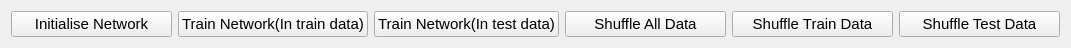
   <widget class="QWidget" name="horizontalLayoutWidget">
    <property name="geometry">
     <rect>
      <x>410</x>
      <y>180</y>
      <width>1071</width>
      <height>41</height>
     </rect>
    </property>
    <layout class="QHBoxLayout" name="horizontalLayout_6">
     <item>
      <widget class="QPushButton" name="pushButton_Initialise_Network">
       <property name="font">
        <font>
         <pointsize>11</pointsize>
        </font>
       </property>
       <property name="text">
        <string>Initialise Network</string>
       </property>
      </widget>
     </item>
     <item>
      <widget class="QPushButton" name="pushButton_Train_Network_traindata">
       <property name="font">
        <font>
         <pointsize>11</pointsize>
        </font>
       </property>
       <property name="text">
        <string>Train Network(In train data)</string>
       </property>
      </widget>
     </item>
     <item>
      <widget class="QPushButton" name="pushButton_Train_Network_testdata">
       <property name="font">
        <font>
         <pointsize>11</pointsize>
        </font>
       </property>
       <property name="text">
        <string>Train Network(In test data)</string>
       </property>
      </widget>
     </item>
     <item>
      <widget class="QPushButton" name="pushButton_ShuffleAllData">
       <property name="font">
        <font>
         <pointsize>11</pointsize>
        </font>
       </property>
       <property name="text">
        <string>Shuffle All Data</string>
       </property>
      </widget>
     </item>
     <item>
      <widget class="QPushButton" name="pushButton_ShuffleTrainData">
       <property name="font">
        <font>
         <pointsize>11</pointsize>
        </font>
       </property>
       <property name="text">
        <string>Shuffle Train Data</string>
       </property>
      </widget>
     </item>
     <item>
      <widget class="QPushButton" name="pushButton_ShuffleTestData">
       <property name="font">
        <font>
         <pointsize>11</pointsize>
        </font>
       </property>
       <property name="text">
        <string>Shuffle Test Data</string>
       </property>
      </widget>
     </item>
    </layout>
   </widget>
